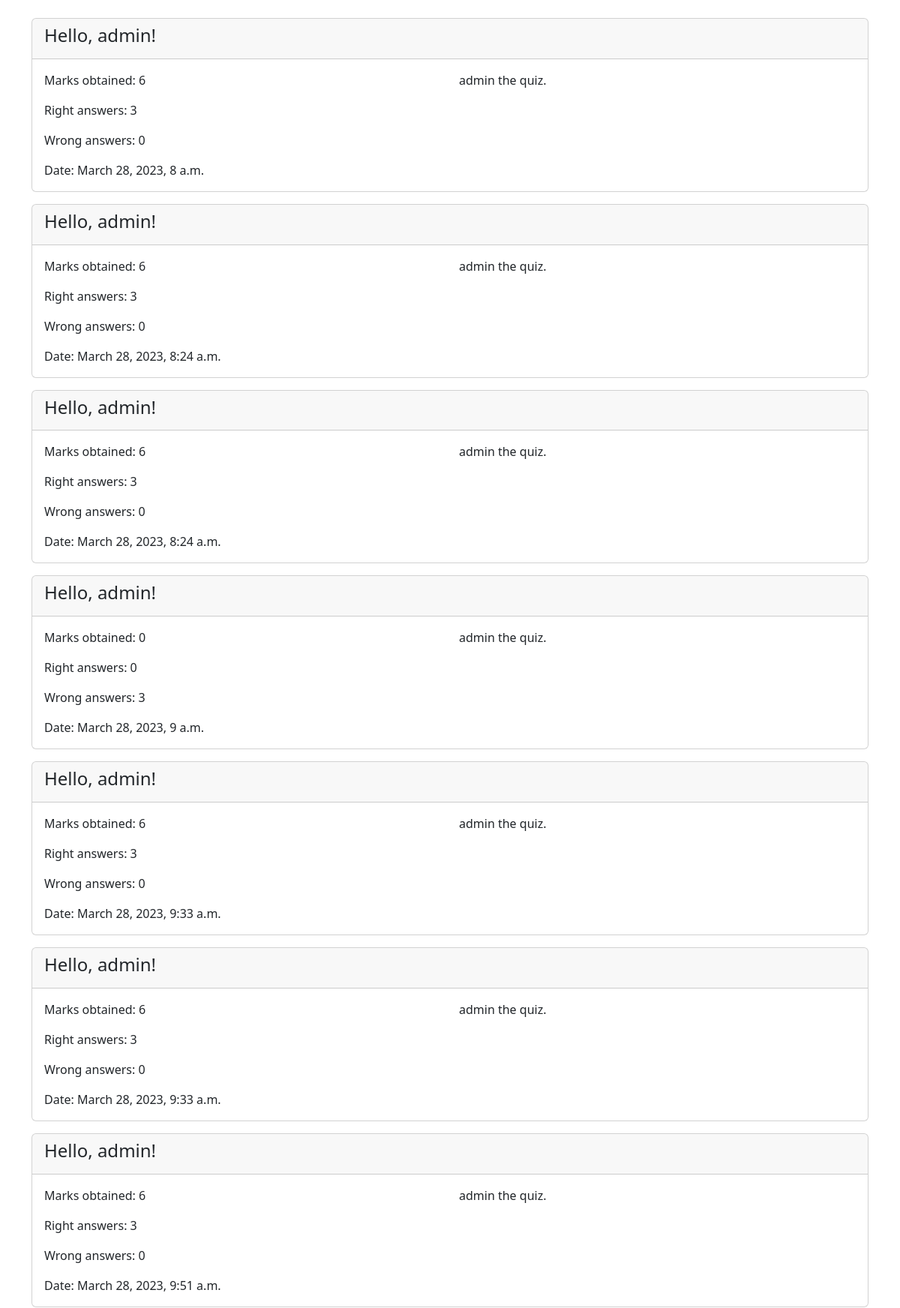
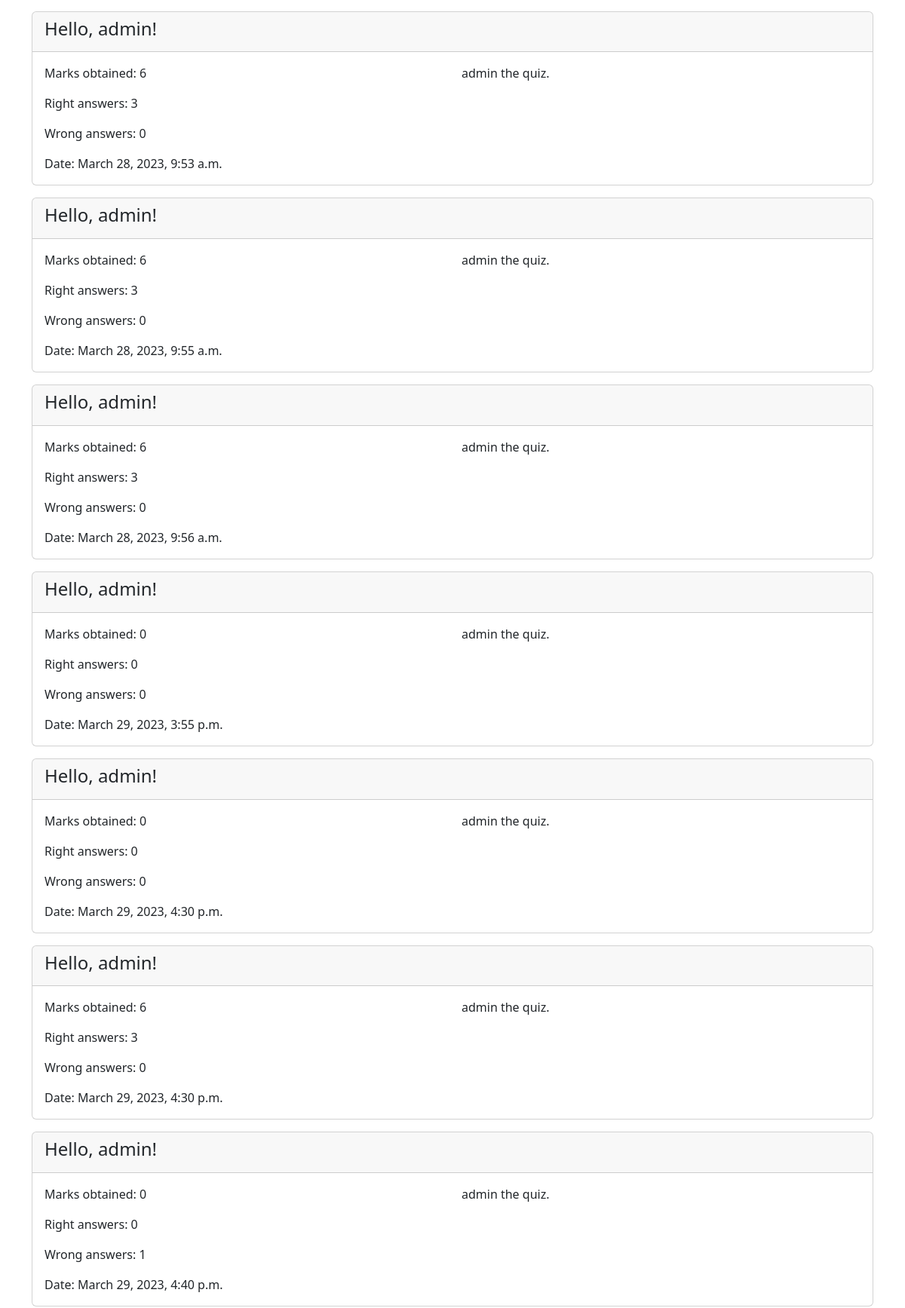
The app's page /web/questions/record (signed in, upper part) with its own data (2 pictures, top to bottom).
### quiz/models.py (models this page shows)
class QuizRecord(models.Model):
    marks_obtained=models.PositiveIntegerField()
    right_answer_count=models.PositiveIntegerField()
    wrong_answer_count=models.PositiveIntegerField()
    user=models.ForeignKey(User, on_delete=models.DO_NOTHING)
    result=models.CharField(max_length=200,null=True)
    date=models.DateTimeField(auto_now_add=True)

### quizweb/views.py (the view)
# urls.py: path("questions/record",views.QuizrecordView.as_view(),name="quiz-record"),
@method_decorator(decs,name="dispatch")
class QuizrecordView(ListView):
    model=QuizRecord
    template_name='quiz-record.html'
    context_object_name='records'
    def get_queryset(self):
        return QuizRecord.objects.filter(user=self.request.user)

### quizweb/views.py (called while the page is built)
def signin_required(fn):
    def wrapper(request,*args,**kwargs):
        if  not request.user.is_authenticated:
            return redirect("signin")
        else:
            return fn(request,*args,**kwargs)
    return wrapper

### quizweb/templates/quiz-record.html (shortened to what this page needs)
<!DOCTYPE html>
<html lang="en">
<head>
    <link href="https://cdn.jsdelivr.net/npm/bootstrap@5.3.0-alpha1/dist/css/bootstrap.min.css" rel="stylesheet">
</head>
<body>
    <div class="container mt-4">
        {% for record in records %}
        <div class="card mb-3">
            <div class="card-header">
                <h4 class="card-title">Hello, {{ request.user }}!</h4>
            </div>
            <div class="card-body">
                <div class="row">
                    <div class="col-md-6">
                        <p class="card-text">Marks obtained: {{ record.marks_obtained }}</p>
                        <p class="card-text">Right answers: {{ record.right_answer_count }}</p>
                        <p class="card-text">Wrong answers: {{ record.wrong_answer_count }}</p>
                        <p class="card-text">Date: {{ record.date }}</p>
                    </div>
                    <div class="col-md-6">
                        <p class="card-text">{{ request.user }} {{ result }} the quiz.</p>
                    </div>
                </div>
            </div>
        </div>
        {% endfor %}
    </div>
</body>
</html>

### records on screen
QuizRecord: marks_obtained "6", right_answer_count "3", wrong_answer_count "0", date "March 28, 2023, 8 a.m."
QuizRecord: marks_obtained "6", right_answer_count "3", wrong_answer_count "0", date "March 28, 2023, 8:24 a.m."
QuizRecord: marks_obtained "6", right_answer_count "3", wrong_answer_count "0", date "March 28, 2023, 8:24 a.m."
QuizRecord: marks_obtained "0", right_answer_count "0", wrong_answer_count "3", date "March 28, 2023, 9 a.m."
QuizRecord: marks_obtained "6", right_answer_count "3", wrong_answer_count "0", date "March 28, 2023, 9:33 a.m."
QuizRecord: marks_obtained "6", right_answer_count "3", wrong_answer_count "0", date "March 28, 2023, 9:33 a.m."
QuizRecord: marks_obtained "6", right_answer_count "3", wrong_answer_count "0", date "March 28, 2023, 9:51 a.m."
QuizRecord: marks_obtained "6", right_answer_count "3", wrong_answer_count "0", date "March 28, 2023, 9:53 a.m."
QuizRecord: marks_obtained "6", right_answer_count "3", wrong_answer_count "0", date "March 28, 2023, 9:55 a.m."
QuizRecord: marks_obtained "6", right_answer_count "3", wrong_answer_count "0", date "March 28, 2023, 9:56 a.m."
QuizRecord: marks_obtained "0", right_answer_count "0", wrong_answer_count "0", date "March 29, 2023, 3:55 p.m."
QuizRecord: marks_obtained "0", right_answer_count "0", wrong_answer_count "0", date "March 29, 2023, 4:30 p.m."
QuizRecord: marks_obtained "6", right_answer_count "3", wrong_answer_count "0", date "March 29, 2023, 4:30 p.m."
QuizRecord: marks_obtained "0", right_answer_count "0", wrong_answer_count "1", date "March 29, 2023, 4:40 p.m."

### other values on screen
{{ request.user }} "admin"
